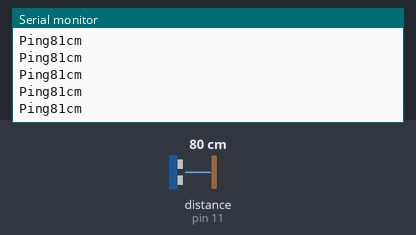
Simulated run of this sketch. Board: Arduino Uno, built with avr-gcc and run on an emulated ATmega328P. Shown: the last lines printed to the serial monitor. Inputs (shaded band) come from the test bench; at power-on: distance to the obstacle (sensor on pin 11) 80 cm.

Above: at 1.2 s.
1.3 s: distance to the obstacle (sensor on pin 11) set to 2 cm
At 1.34 s:
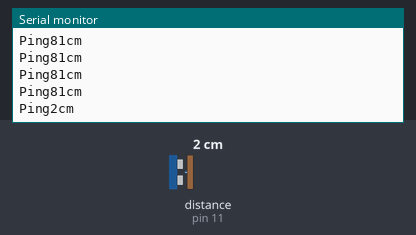
2.8 s: distance to the obstacle (sensor on pin 11) set to 4 cm
At 2.82 s:
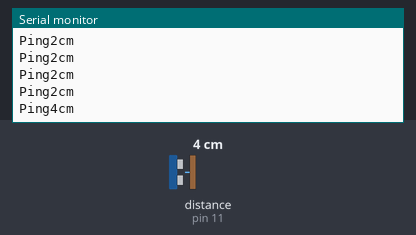
Timing chart, 0 to 5.8 s (numbered marks = the images above; inputs shaded):
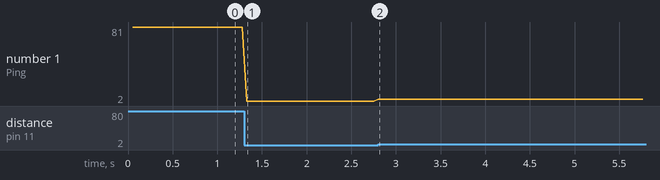

Measured:
- after the input at 1.3 s, the serial monitor: prints a new line at once (image 1)
- after the input at 2.8 s, the serial monitor: prints a new line at once (image 2)
- plotted number 1: 81 → 2 after the input at 1.3 s, 2 → 4 after the input at 2.8 s

The sketch:

UltraSonic.ino
```cpp
#include<NewPing.h>
int PING_PIN=11;
int MAX_DISTANCE=200;
NewPing sonar(PING_PIN,PING_PIN,MAX_DISTANCE);

void setup() {
  // put your setup code here, to run once:
Serial.begin(115200);
}

void loop() {
  // put your main code here, to run repeatedly:
delay(50);
unsigned int uS = sonar.ping();
int distance = uS/US_ROUNDTRIP_CM;
Serial.print("Ping");
Serial.print(distance);
Serial.println("cm");
}
```
